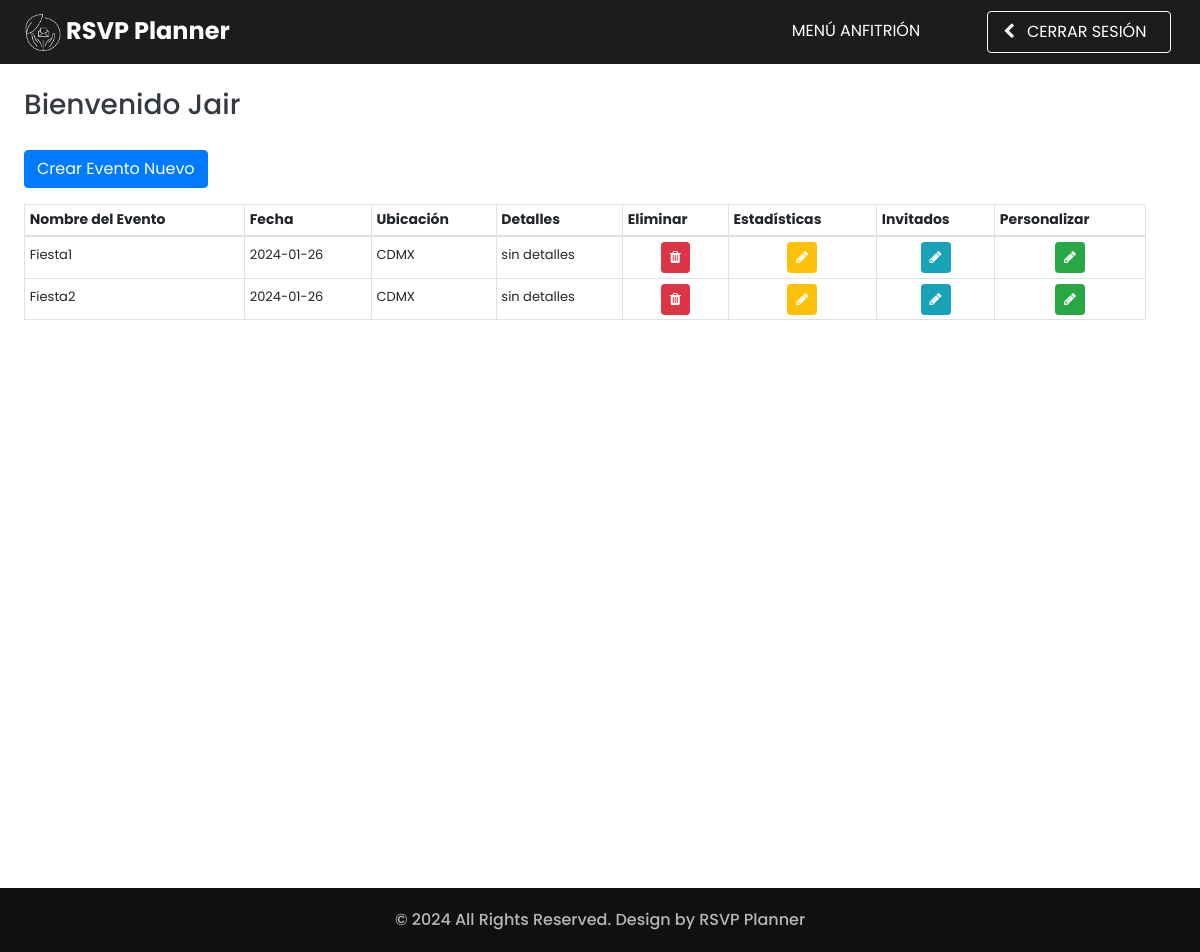
The page /php/index_anf.php (signed in) on the database its author committed.
### tables this page shows
CREATE TABLE `eventos` (
  `id_evento` int(10) NOT NULL,
  `id_anfitrion` int(10) NOT NULL,
  `nombre_evento` varchar(25) NOT NULL,
  `fecha_evento` date NOT NULL,
  `ubicacion` varchar(90) NOT NULL,
  `detalles` varchar(90) NOT NULL
);

### php/index_anf.php (the view, shortened to what this page needs)
<?php
  include("db.php");
if (isset($_SESSION['email'])) {
    $nombre = $_SESSION['nombre'];
    $nombre = mysqli_real_escape_string($conexion, $nombre);
    $queryAnfitrion = "SELECT id_anfitrion FROM anfitrion WHERE nombre = '$nombre'";
    $resultado = mysqli_query($conexion, $queryAnfitrion);
    $fila = mysqli_fetch_assoc($resultado);
    $id_anfitrion = $fila['id_anfitrion'];
} else {
  header("Location: ../login.html");
}
  ?>
<!DOCTYPE html>
<html>
<head>
  <link rel="stylesheet" type="text/css" href="../css/bootstrap.css" />
  <link href="../css/style.css" rel="stylesheet" />
  <link href="../css/responsive.css" rel="stylesheet" />
</head>
<body class="sub_page">
    <div class="hero_area">
      <header class="header_section">
        <div class="header_bottom">
          <div class="container-fluid" style="background-color: #1C1C1C;">
            <nav class="navbar navbar-expand-lg custom_nav-container">
              <a class="navbar-brand" href="../index.html">
                <span>
                  <img src="../images/logo_blanco.png" style="height: 37px;"> RSVP Planner
                </span>
              </a>
              <div class="collapse navbar-collapse ml-auto" id="navbarSupportedContent">
                <ul class="navbar-nav mr-5 mt-n3">
                  <li class="nav-item">
                  <a class="nav-link" href="#" target="_self">Menú Anfitrión
                  </a>
                  </li>
                </ul>
                <ul class="navbar-nav nav-flex-icons m-1">
                  <li class="nav-item active">
                  <a href="logout.php?cerrar=yes" class="nav-link border border-light rounded pt-2 pb-2">
                    <i class="fa fa-chevron-left mr-2"></i> Cerrar sesión&nbsp;&nbsp;
                  </a>
                  </li>
                </ul>
              </div>
            </nav>
          </div>
        </div>
      </header>
    </div>
    <main>
    <h3 class="text-dark ml-4 mb-1 mt-4">Bienvenido <?php echo $nombre ?></h6>
    <div class="container p-4 m-0">
      <div class="mb-3">
          <a href="crear_evento.php?id_anfitrion=<?php echo $fila['id_anfitrion']; ?>" class="btn btn-primary">Crear Evento Nuevo</a>
      </div>
      <div class="table-responsive">
        <table id="dtHorizontalVerticalExample" class="table table-bordered table-sm">
          <thead>
            <tr style="font-size: 14px;">
              <th>Nombre del Evento</th>
              <th>Fecha</th>
              <th>Ubicación</th>
              <th>Detalles</th>
              <th>Eliminar</th>
              <th>Estadísticas</th>
              <th>Invitados</th>
              <th>Personalizar</th>
            </tr>
          </thead>
          <tbody id="tablaEventos">
            <?php
              $queryEvento = "SELECT * FROM eventos WHERE id_anfitrion = ?";
              $stmt = $conexion->prepare($queryEvento);
              $stmt->bind_param("i", $id_anfitrion);
              $stmt->execute();
              $resultEvento = $stmt->get_result();
              while($rowEvento = $resultEvento->fetch_assoc()) { ?>
                <tr style="font-size: 13px;">
                  <td class="pt-2"><?php echo htmlspecialchars($rowEvento['nombre_evento']); ?></td>
                  <td class="pt-2"><?php echo htmlspecialchars($rowEvento['fecha_evento']); ?></td>
                  <td class="pt-2"><?php echo htmlspecialchars($rowEvento['ubicacion']); ?></td>
                  <td class="pt-2"><?php echo htmlspecialchars($rowEvento['detalles']); ?></td>
                  <td class="text-center"><a href="eliminar_evento.php?id_evento=<?php echo $rowEvento['id_evento']; ?>"  class="btn btn-danger btn-sm" name="">
                    <i class="fa fa-trash" style="color: white;"></i></a>
                  </td>
                  <td class="text-center"><a href="estadisticas_evento.php?id_evento=<?php echo $rowEvento['id_evento']; ?>"  class="btn btn-warning btn-sm" name="">
                    <i class="fa fa-pencil" style="color: white;"></i></a>
                  </td>
                  <td class="text-center"><a href="invitar.php?id_evento=<?php echo $rowEvento['id_evento']; ?>"  class="btn btn-info btn-sm" name="">
                    <i class="fa fa-pencil" style="color: white;"></i></a>
                  </td>
                  <td class="text-center"><a href="personalizar.php?id_evento=<?php echo $rowEvento['id_evento']; ?>"  class="btn btn-success btn-sm" name="">
                    <i class="fa fa-pencil" style="color: white;"></i></a>
                  </td>
                </tr>
              <?php }?>
          </tbody>
        </table>
      </div>
    </div>
  </main>
  <footer class="container-fluid footer_section">
    <p>
      &copy; <span id="currentYear"></span> All Rights Reserved. Design by
      <a href="https://html.design/">RSVP Planner</a>
    </p>
  </footer>

### css/style.css (style rules this page uses)
body { font-family: "Poppins", sans-serif; color: #0c0c0c; background-color: #ffffff; }
.hero_area { min-height: 100vh; display: -webkit-box; display: -ms-flexbox; display: flex; -webkit-box-orient: vertical; -webkit-box-direction: normal; -ms-flex-direction: column; flex-direction: column; position: relative; }
.sub_page .hero_area { min-height: auto; }
.sub_page .custom_nav-container.navbar-expand-lg .navbar-nav .nav-item .nav-link { padding-bottom: 21px; }
.header_section { padding: 0; }
.header_section .container-fluid { padding-right: 25px; padding-left: 25px; }
#navbarSupportedContent { -webkit-box-pack: justify; -ms-flex-pack: justify; justify-content: space-between; }
.custom_nav-container { z-index: 99999; padding: 0; }
.custom_nav-container .navbar-nav { margin-left: auto; }
.custom_nav-container .navbar-nav .nav-item .nav-link { padding: 0; padding: 35px 15px 10px 15px; color: #ffffff; text-align: center; text-transform: uppercase; -webkit-transition: all .2s; transition: all .2s; }
.custom_nav-container .navbar-nav .nav-item:hover .nav-link, .custom_nav-container .navbar-nav .nav-item.active .nav-link { background-color: #1c1c1c; }
a, a:hover, a:focus { text-decoration: none; }
.btn, .btn:focus { outline: none !important; -webkit-box-shadow: none; box-shadow: none; }
.navbar-brand { display: -webkit-box; display: -ms-flexbox; display: flex; -webkit-box-orient: vertical; -webkit-box-direction: normal; -ms-flex-direction: column; flex-direction: column; -webkit-box-align: center; -ms-flex-align: center; align-items: center; }
.navbar-brand span { font-weight: bold; color: #ffffff; font-size: 24px; }
.footer_section { font-weight: 500; display: -webkit-box; display: -ms-flexbox; display: flex; -webkit-box-pack: center; -ms-flex-pack: center; justify-content: center; padding: 20px; background-color: #101010; }
.footer_section p { color: rgba(254, 254, 255, 0.7); margin: 0; text-align: center; }
.footer_section a { color: rgba(254, 254, 255, 0.7); }

### css/responsive.css (style rules this page uses)
@media (min-width: 1200px) { .container { max-width: 1170px; } }

### php/index_anf.php (style rules this page uses)
html, body, header { height: 100%; width: 100%; }
main { height: 100%; }

### rows shown on the page
eventos: nombre_evento "Fiesta1", fecha_evento "2024-01-26", ubicacion "CDMX", detalles "sin detalles"
eventos: nombre_evento "Fiesta2", fecha_evento "2024-01-26", ubicacion "CDMX", detalles "sin detalles"

### other values the page prints
$nombre "Jair"
